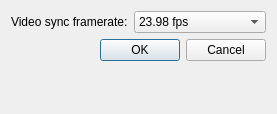
<?xml version="1.0" encoding="UTF-8"?>
<ui version="4.0">
 <class>PreferencesDialog</class>
 <widget class="QDialog" name="PreferencesDialog">
  <property name="geometry">
   <rect>
    <x>0</x>
    <y>0</y>
    <width>277</width>
    <height>114</height>
   </rect>
  </property>
  <property name="windowTitle">
   <string>Dialog</string>
  </property>
  <layout class="QFormLayout" name="formLayout">
   <item row="2" column="0">
    <widget class="QLabel" name="videoSyncFrameRateLabel">
     <property name="text">
      <string>Video sync framerate:</string>
     </property>
    </widget>
   </item>
   <item row="2" column="1">
    <widget class="QComboBox" name="videoSyncFrameRateComboBox">
     <item>
      <property name="text">
       <string>23.98 fps</string>
      </property>
     </item>
     <item>
      <property name="text">
       <string>24 fps</string>
      </property>
     </item>
     <item>
      <property name="text">
       <string>25 fps</string>
      </property>
     </item>
     <item>
      <property name="text">
       <string>29.97 fps</string>
      </property>
     </item>
     <item>
      <property name="text">
       <string>30 fps</string>
      </property>
     </item>
    </widget>
   </item>
   <item row="3" column="0" colspan="2">
    <widget class="QDialogButtonBox" name="buttonBox">
     <property name="orientation">
      <enum>Qt::Horizontal</enum>
     </property>
     <property name="standardButtons">
      <set>QDialogButtonBox::Cancel|QDialogButtonBox::Ok</set>
     </property>
    </widget>
   </item>
  </layout>
 </widget>
 <resources/>
 <connections>
  <connection>
   <sender>buttonBox</sender>
   <signal>accepted()</signal>
   <receiver>PreferencesDialog</receiver>
   <slot>accept()</slot>
   <hints>
    <hint type="sourcelabel">
     <x>248</x>
     <y>254</y>
    </hint>
    <hint type="destinationlabel">
     <x>157</x>
     <y>274</y>
    </hint>
   </hints>
  </connection>
  <connection>
   <sender>buttonBox</sender>
   <signal>rejected()</signal>
   <receiver>PreferencesDialog</receiver>
   <slot>reject()</slot>
   <hints>
    <hint type="sourcelabel">
     <x>316</x>
     <y>260</y>
    </hint>
    <hint type="destinationlabel">
     <x>286</x>
     <y>274</y>
    </hint>
   </hints>
  </connection>
 </connections>
</ui>
